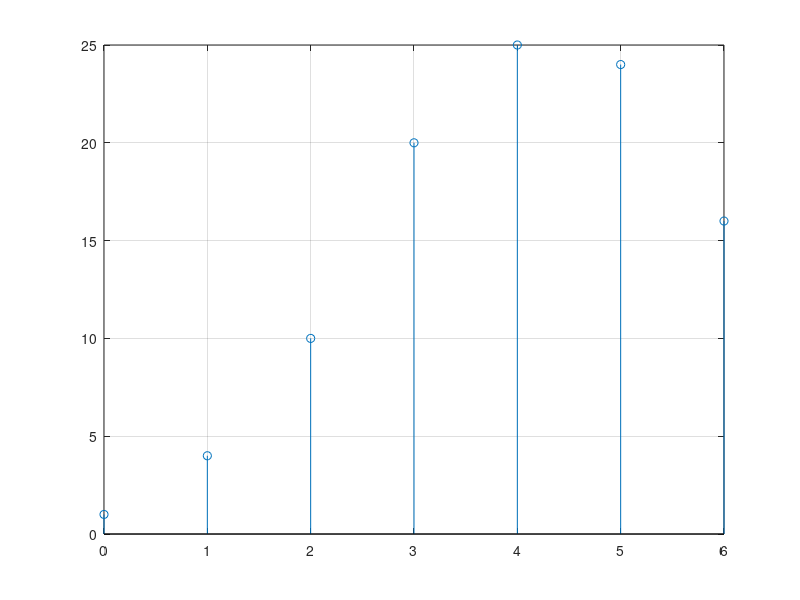

MATLAB code for this plot:
clc
clear all

x = [1 2 3 4];
h1 = [4 3 2 1];
h = fliplr(h1);

xln = length(x);
hln = length(h);

X = [x,zeros(1,hln)];
H = [h, zeros(1,xln)];
N = xln+hln - 1;


for i=1:N
  Y(i) = 0;
  for j=1:xln
    if(i-j+1>0)
      Y(i) = Y(i) + X(j)*H(i-j+1);
    end
  end
end
%xlow = input('Enter low of x : ');
%hlow = input('Enter low of h : ');
xlow =0;
hlow = 0;
nlow = xlow + hlow;

nhigh = (xlow + xln-1) + (hlow + hln-1);

t = nlow:nhigh;
Y
stem(t,Y);
grid on;
